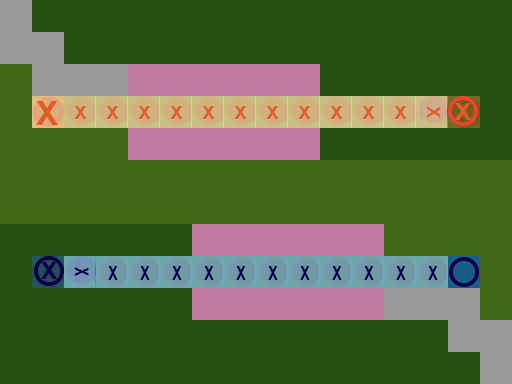

This game map was drawn from its Tiled (.tmx) file and the tilesets committed beside it. A one-line description and the full map source follow:
An orthogonal 16x12 tile map with 32x32 px tiles, 4 tile layers (Ground, Obstacles, Objects, Solution).

<map version="1.0" orientation="orthogonal" renderorder="right-down" width="16" height="12" tilewidth="32" tileheight="32" nextobjectid="1">
 <tileset firstgid="1" name="TilesetPlaceholder" tilewidth="32" tileheight="32" tilecount="240" columns="10">
  <image source="../Tileset.png" width="320" height="768" />
 </tileset>
 <layer name="Ground" width="16" height="12">
  <data encoding="csv">
1,1,1,1,1,1,1,1,1,1,1,1,1,1,1,1,
1,1,1,1,1,1,1,1,1,1,1,1,1,1,1,1,
1,1,1,1,3,3,3,3,3,3,1,1,1,1,1,1,
1,1,1,1,1,1,1,1,1,1,1,1,1,1,1,1,
1,1,1,1,3,3,3,3,3,3,1,1,1,1,1,1,
1,1,1,1,1,1,1,1,1,1,1,1,1,1,1,1,
1,1,1,1,1,1,1,1,1,1,1,1,1,1,1,1,
1,1,1,1,1,1,3,3,3,3,3,3,1,1,1,1,
1,1,1,1,1,1,1,1,1,1,1,1,1,1,1,1,
1,1,1,1,1,1,3,3,3,3,3,3,1,1,1,1,
1,1,1,1,1,1,1,1,1,1,1,1,1,1,1,1,
1,1,1,1,1,1,1,1,1,1,1,1,1,1,1,1
</data>
 </layer>
 <layer name="Obstacles" width="16" height="12">
  <data encoding="csv">
43,42,42,42,42,42,42,42,42,42,42,42,42,42,42,42,
43,43,42,42,42,42,42,42,42,42,42,42,42,42,42,42,
44,43,43,43,0,0,0,0,0,0,42,42,42,42,42,42,
44,0,0,0,0,0,0,0,0,0,0,0,0,0,0,42,
44,44,44,44,0,0,0,0,0,0,42,42,42,42,42,42,
44,44,44,44,44,44,44,44,44,44,44,44,44,44,44,44,
44,44,44,44,44,44,44,44,44,44,44,44,44,44,44,44,
42,42,42,42,42,42,0,0,0,0,0,0,44,44,44,44,
42,0,0,0,0,0,0,0,0,0,0,0,0,0,0,44,
42,42,42,42,42,42,0,0,0,0,0,0,43,43,43,44,
42,42,42,42,42,42,42,42,42,42,42,42,42,42,43,43,
42,42,42,42,42,42,42,42,42,42,42,42,42,42,42,43
</data>
 </layer>
 <layer name="Objects" width="16" height="12">
  <data encoding="csv">
0,0,0,0,0,0,0,0,0,0,0,0,0,0,0,0,
0,0,0,0,0,0,0,0,0,0,0,0,0,0,0,0,
0,0,0,0,0,0,0,0,0,0,0,0,0,0,0,0,
0,81,0,0,0,0,0,0,0,0,0,0,0,0,181,0,
0,0,0,0,0,0,0,0,0,0,0,0,0,0,0,0,
0,0,0,0,0,0,0,0,0,0,0,0,0,0,0,0,
0,0,0,0,0,0,0,0,0,0,0,0,0,0,0,0,
0,0,0,0,0,0,0,0,0,0,0,0,0,0,0,0,
0,182,0,0,0,0,0,0,0,0,0,0,0,0,82,0,
0,0,0,0,0,0,0,0,0,0,0,0,0,0,0,0,
0,0,0,0,0,0,0,0,0,0,0,0,0,0,0,0,
0,0,0,0,0,0,0,0,0,0,0,0,0,0,0,0
</data>
 </layer>
 <layer name="Solution" width="16" height="12">
  <data encoding="csv">
0,0,0,0,0,0,0,0,0,0,0,0,0,0,0,0,
0,0,0,0,0,0,0,0,0,0,0,0,0,0,0,0,
0,0,0,0,0,0,0,0,0,0,0,0,0,0,0,0,
0,221,222,222,222,222,222,222,222,222,222,222,222,223,0,0,
0,0,0,0,0,0,0,0,0,0,0,0,0,0,0,0,
0,0,0,0,0,0,0,0,0,0,0,0,0,0,0,0,
0,0,0,0,0,0,0,0,0,0,0,0,0,0,0,0,
0,0,0,0,0,0,0,0,0,0,0,0,0,0,0,0,
0,0,233,232,232,232,232,232,232,232,232,232,232,232,0,0,
0,0,0,0,0,0,0,0,0,0,0,0,0,0,0,0,
0,0,0,0,0,0,0,0,0,0,0,0,0,0,0,0,
0,0,0,0,0,0,0,0,0,0,0,0,0,0,0,0
</data>
 </layer>
</map>
